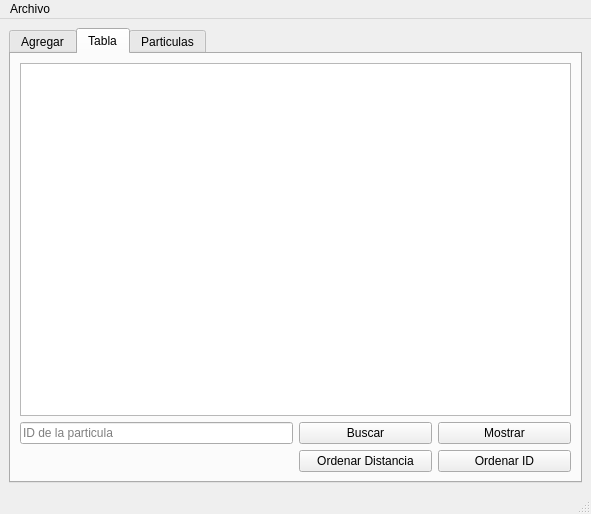
<?xml version="1.0" encoding="UTF-8"?>
<ui version="4.0">
 <class>MainWindow</class>
 <widget class="QMainWindow" name="MainWindow">
  <property name="geometry">
   <rect>
    <x>0</x>
    <y>0</y>
    <width>591</width>
    <height>513</height>
   </rect>
  </property>
  <property name="windowTitle">
   <string>MainWindow</string>
  </property>
  <widget class="QWidget" name="centralwidget">
   <layout class="QGridLayout" name="gridLayout_3">
    <item row="0" column="0">
     <widget class="QTabWidget" name="tabWidget">
      <property name="currentIndex">
       <number>1</number>
      </property>
      <widget class="QWidget" name="tab">
       <attribute name="title">
        <string>Agregar</string>
       </attribute>
       <layout class="QGridLayout" name="gridLayout_2">
        <item row="0" column="0">
         <widget class="QGroupBox" name="groupBox">
          <property name="title">
           <string>Particulas</string>
          </property>
          <layout class="QGridLayout" name="gridLayout">
           <item row="3" column="0">
            <widget class="QLabel" name="label_3">
             <property name="text">
              <string>Origen Y</string>
             </property>
            </widget>
           </item>
           <item row="8" column="0">
            <widget class="QLabel" name="label_8">
             <property name="text">
              <string>Blue</string>
             </property>
            </widget>
           </item>
           <item row="3" column="1">
            <widget class="QSpinBox" name="OrigenY_spinBox">
             <property name="maximum">
              <number>999</number>
             </property>
            </widget>
           </item>
           <item row="1" column="0">
            <widget class="QLabel" name="label0">
             <property name="text">
              <string>Origen X</string>
             </property>
            </widget>
           </item>
           <item row="7" column="0">
            <widget class="QLabel" name="label_7">
             <property name="text">
              <string>Green</string>
             </property>
            </widget>
           </item>
           <item row="5" column="0">
            <widget class="QLabel" name="label_5">
             <property name="text">
              <string>Destino Y</string>
             </property>
            </widget>
           </item>
           <item row="4" column="1">
            <widget class="QSpinBox" name="DestinoX_spinBox">
             <property name="maximum">
              <number>255</number>
             </property>
            </widget>
           </item>
           <item row="12" column="0" colspan="2">
            <widget class="QPushButton" name="OrdenarID">
             <property name="text">
              <string>Ordenar ID</string>
             </property>
            </widget>
           </item>
           <item row="8" column="1">
            <widget class="QSpinBox" name="Blue_spinBox"/>
           </item>
           <item row="11" column="0" colspan="2">
            <widget class="QPushButton" name="Mostrar">
             <property name="text">
              <string>Mostrar</string>
             </property>
            </widget>
           </item>
           <item row="4" column="0">
            <widget class="QLabel" name="label_4">
             <property name="text">
              <string>Destino X</string>
             </property>
            </widget>
           </item>
           <item row="6" column="1">
            <widget class="QSpinBox" name="Red_spinBox"/>
           </item>
           <item row="7" column="1">
            <widget class="QSpinBox" name="Green_spinBox"/>
           </item>
           <item row="0" column="0">
            <widget class="QLabel" name="label">
             <property name="text">
              <string>ID:</string>
             </property>
            </widget>
           </item>
           <item row="5" column="1">
            <widget class="QSpinBox" name="DestinoY_spinBox">
             <property name="maximum">
              <number>255</number>
             </property>
            </widget>
           </item>
           <item row="9" column="0" colspan="2">
            <widget class="QPushButton" name="Agregar_Inicio">
             <property name="text">
              <string>Agregar al inicio</string>
             </property>
            </widget>
           </item>
           <item row="10" column="0" colspan="2">
            <widget class="QPushButton" name="Agregar_final">
             <property name="text">
              <string>Agregar al final</string>
             </property>
            </widget>
           </item>
           <item row="1" column="1">
            <widget class="QSpinBox" name="OrigenX_spinBox">
             <property name="maximum">
              <number>999</number>
             </property>
            </widget>
           </item>
           <item row="6" column="0">
            <widget class="QLabel" name="label_2">
             <property name="text">
              <string>Red</string>
             </property>
            </widget>
           </item>
           <item row="13" column="0" colspan="2">
            <widget class="QPushButton" name="OrdenarDistancia">
             <property name="text">
              <string>Ordenar Distancia</string>
             </property>
            </widget>
           </item>
           <item row="0" column="1">
            <widget class="QSpinBox" name="ID_spinBox">
             <property name="maximum">
              <number>999</number>
             </property>
            </widget>
           </item>
          </layout>
         </widget>
        </item>
        <item row="0" column="1">
         <widget class="QPlainTextEdit" name="Print"/>
        </item>
       </layout>
      </widget>
      <widget class="QWidget" name="tab_2">
       <attribute name="title">
        <string>Tabla</string>
       </attribute>
       <layout class="QGridLayout" name="gridLayout_4">
        <item row="1" column="3">
         <widget class="QPushButton" name="view_button">
          <property name="text">
           <string>Mostrar</string>
          </property>
         </widget>
        </item>
        <item row="0" column="0" colspan="4">
         <widget class="QTableWidget" name="table"/>
        </item>
        <item row="2" column="2">
         <widget class="QPushButton" name="OrdenarDistancia2">
          <property name="text">
           <string>Ordenar Distancia</string>
          </property>
         </widget>
        </item>
        <item row="1" column="2">
         <widget class="QPushButton" name="search_button">
          <property name="text">
           <string>Buscar</string>
          </property>
         </widget>
        </item>
        <item row="1" column="0" colspan="2">
         <widget class="QLineEdit" name="search_line">
          <property name="placeholderText">
           <string>ID de la particula</string>
          </property>
         </widget>
        </item>
        <item row="2" column="3">
         <widget class="QPushButton" name="OrdenarID2">
          <property name="text">
           <string>Ordenar ID</string>
          </property>
         </widget>
        </item>
       </layout>
      </widget>
      <widget class="QWidget" name="tab_3">
       <attribute name="title">
        <string>Particulas</string>
       </attribute>
       <layout class="QGridLayout" name="gridLayout_5">
        <item row="0" column="0" colspan="2">
         <widget class="QGraphicsView" name="graphicsView"/>
        </item>
        <item row="1" column="0">
         <widget class="QPushButton" name="Dibujar">
          <property name="text">
           <string>Dibujar</string>
          </property>
         </widget>
        </item>
        <item row="1" column="1">
         <widget class="QPushButton" name="Limpiar">
          <property name="text">
           <string>Limpiar</string>
          </property>
         </widget>
        </item>
       </layout>
      </widget>
     </widget>
    </item>
   </layout>
  </widget>
  <widget class="QMenuBar" name="menubar">
   <property name="geometry">
    <rect>
     <x>0</x>
     <y>0</y>
     <width>591</width>
     <height>21</height>
    </rect>
   </property>
   <widget class="QMenu" name="menuArchivo">
    <property name="title">
     <string>Archivo</string>
    </property>
    <addaction name="actionAbrir"/>
    <addaction name="actionGuardar"/>
   </widget>
   <addaction name="menuArchivo"/>
  </widget>
  <widget class="QStatusBar" name="statusbar"/>
  <action name="actionAbrir">
   <property name="text">
    <string>Abrir</string>
   </property>
   <property name="shortcut">
    <string>Ctrl+O</string>
   </property>
  </action>
  <action name="actionGuardar">
   <property name="text">
    <string>Guardar</string>
   </property>
   <property name="shortcut">
    <string>Ctrl+D</string>
   </property>
  </action>
 </widget>
 <resources/>
 <connections/>
</ui>
